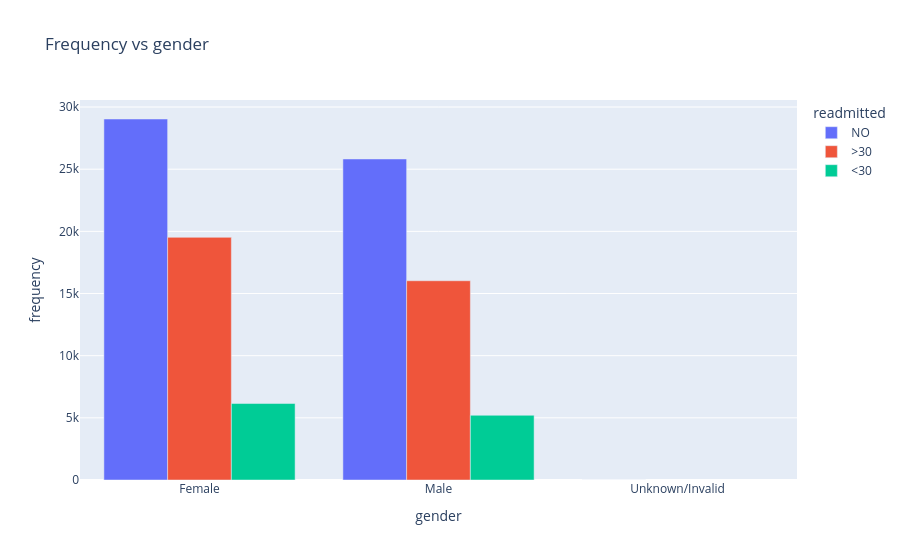

Notebook code cell kept with this figure:
### Code cell
# Frequency column had name 'count' prior
dfFreq = dfChecked.value_counts(['gender', 'readmitted']).reset_index().rename(columns={'count':'frequency'})
# Freq column had no name on laptop
# dfFreq = dfChecked.value_counts(['gender', 'readmitted']).reset_index().rename(columns={0:'frequency'})
# dfFreq
fig = px.bar(dfFreq, x="gender", y="frequency", color="readmitted", title="Frequency vs gender", barmode='group')
fig.show()

### Figure 1 — Plotly figure (JSON) as saved in the notebook; plotly's stock layout.template omitted (floating-point values rounded to 4 significant figures)
{"data": [{"alignmentgroup": "True", "hovertemplate": "readmitted=NO<br>gender=%{x}<br>frequency=%{y}<extra></extra>", "legendgroup": "NO", "marker": {"color": "#636efa", "pattern": {"shape": ""}}, "name": "NO", "offsetgroup": "NO", "orientation": "v", "showlegend": true, "textposition": "auto", "type": "bar", "x": ["Female", "Male", "Unknown/Invalid"], "xaxis": "x", "y": [29038, 25823, 3], "yaxis": "y"}, {"alignmentgroup": "True", "hovertemplate": "readmitted=>30<br>gender=%{x}<br>frequency=%{y}<extra></extra>", "legendgroup": ">30", "marker": {"color": "#EF553B", "pattern": {"shape": ""}}, "name": ">30", "offsetgroup": ">30", "orientation": "v", "showlegend": true, "textposition": "auto", "type": "bar", "x": ["Female", "Male"], "xaxis": "x", "y": [19518, 16027], "yaxis": "y"}, {"alignmentgroup": "True", "hovertemplate": "readmitted=<30<br>gender=%{x}<br>frequency=%{y}<extra></extra>", "legendgroup": "<30", "marker": {"color": "#00cc96", "pattern": {"shape": ""}}, "name": "<30", "offsetgroup": "<30", "orientation": "v", "showlegend": true, "textposition": "auto", "type": "bar", "x": ["Female", "Male"], "xaxis": "x", "y": [6152, 5205], "yaxis": "y"}], "layout": {"barmode": "group", "legend": {"title": {"text": "readmitted"}, "tracegroupgap": 0}, "title": {"text": "Frequency vs gender"}, "xaxis": {"anchor": "y", "domain": [0, 1], "title": {"text": "gender"}}, "yaxis": {"anchor": "x", "domain": [0, 1], "title": {"text": "frequency"}}}}
